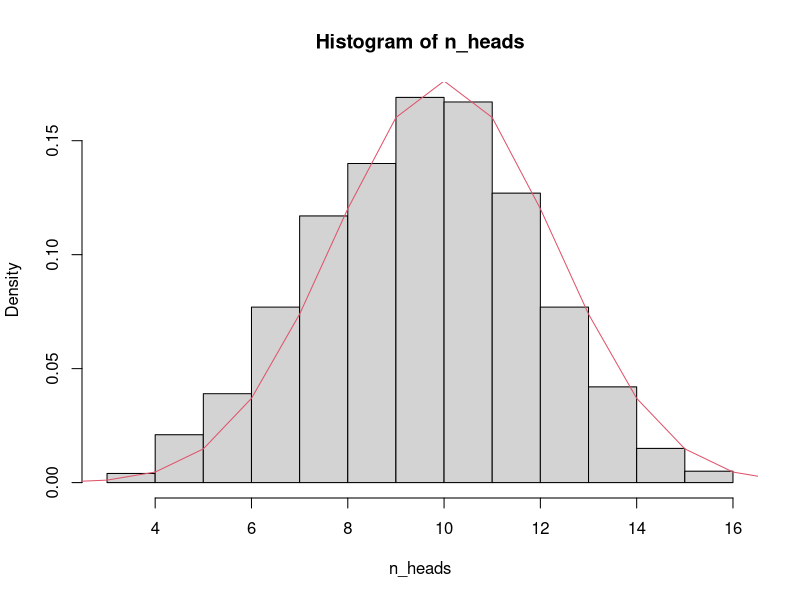
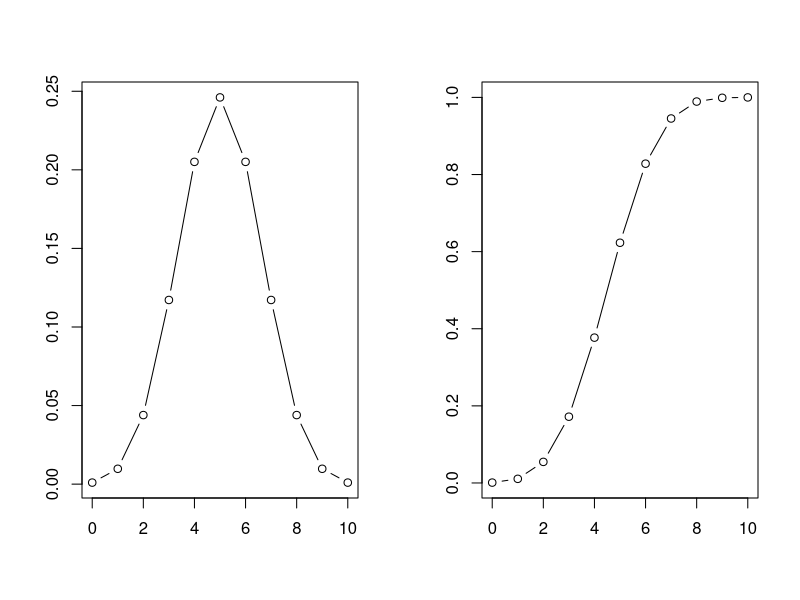
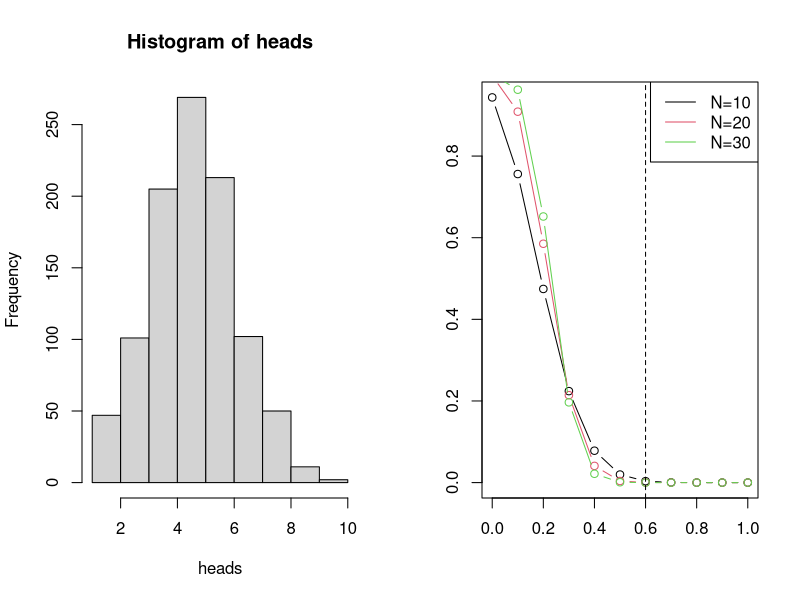
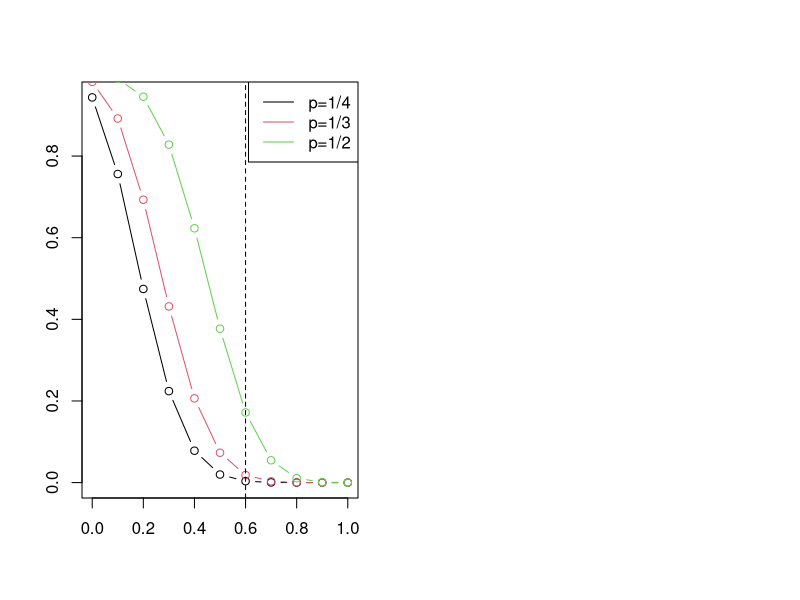

Generate these figures, in order, with R:
## ---- chunk 1
# Number of simulations
k <- 1000 

# Number of coins
n <- 20

# Store the results
n_heads <- numeric(k)

# Initialize random generator
set.seed(100)

# Run simulations
for (i in 1:k) { 
  toss <- sample(c('H','T'), n, replace = T)
  n_heads[i] <- sum(toss == 'H')
}

# Plot distribution
hist(n_heads, probability=TRUE)

# Overlay the Binomial PMF
curve(choose(n,x)* 0.5^x * 0.5^(n-x), from=1, to=n, n=n, col=2, add=T)
## ---- chunk 2
# computes P(X=5) for Bin(10,0.5)
p <- dbinom(5, 10, 0.5)

par(mfrow=c(1,2))

# plot the PMF for Bin(10,0.5)
curve(dbinom(x, 10, 0.5), from=0, to=10, n=11, type="b", ann=F)

# `pbinom` computes the CDF 
curve(pbinom(x, 10, 0.5), from=0, to=10, n=11, type="b",ann=F)
## ---- chunk 3
# draw a random value from a given Binomial distribution
# this allows us to simulate a random experiment
# e.g. the number of heads when flipping 10 fair coins
outcome <- rbinom(1, 10, 0.5)

# Repeat the experiment 1000 times
heads <- rbinom(1000, 10, 0.5)

# the histogram will converge to the ideal Binomial distribution
# if the experiment is repeated a large number of times
hist(heads)
## ---- chunk 4
# Percentage of correct answers
x <- seq(0, 1, .1)

# Survival probabilities for different N
y1 <- 1 - pbinom(10*x, 10, .25)
y2 <- 1 - pbinom(20*x, 20, .25)
y3 <- 1 - pbinom(30*x, 30, .25)

# Compare the curves for different N
plot(x, y1, type="b", col=1, ann=F)
lines(x, y2, type="b", col=2)
lines(x, y3, type="b", col=3)

# Indicating passing the exam
abline(v=0.6, lty=2)

# Add a legend at the top right corner of the plot
legend("topright", c("N=10", "N=20", "N=30"), lty=1, col=1:3)
## ---- chunk 5
# Percentage of correct answers
x <- seq(0, 1, .1)

# Survival probabilities for different p (number of choices)
y1 <- 1 - pbinom(10*x, 10, .25)
y2 <- 1 - pbinom(10*x, 10, .33)
y3 <- 1 - pbinom(10*x, 10, .5)

# Compare the curves for different p
plot(x, y1, type="b", col=1, ann=F)
lines(x, y2, type="b", col=2)
lines(x, y3, type="b", col=3)

# Indicating passing the exam
abline(v=0.6, lty=2)

# Add a legend at the top right corner of the plot
legend("topright", c("p=1/4", "p=1/3", "p=1/2"), lty=1,col=1:3)
